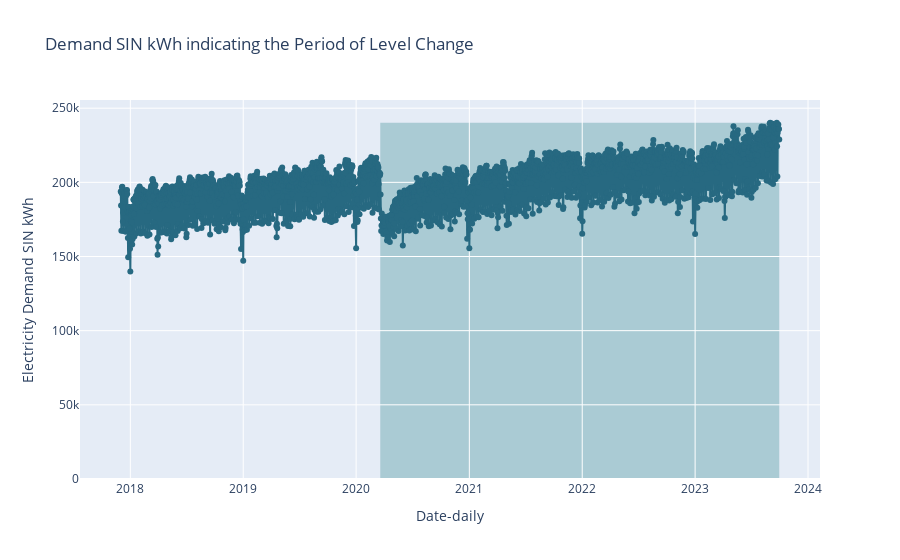

Notebook code cell kept with this figure:
### Code cell
import plotly.graph_objects as go

# Crear el gráfico de línea
trace1 = go.Scatter(
    x=df['FECHA'],
    y=df['Demanda_SIN'],
    mode='lines+markers',
    line=dict(shape='linear', color='#276981'),
    name='Demanda_SIN'
)

# Crear el rectángulo sombreado para el área de Cambio_nivel
fig = go.Figure(data=[trace1])

# Filtrar el DataFrame para obtener solo las fechas con Cambio_nivel (Cambio_nivel=1)
df_cambio_nivel = df[df['Cambio_nivel'] == 1]

# Agregar el área sombreada para las fechas con Cambio_nivel
fig.add_shape(
    go.layout.Shape(
        type="rect",
        x0=df_cambio_nivel['FECHA'].min(),
        x1=df_cambio_nivel['FECHA'].max(),
        y0=0,
        y1=max(df['Demanda_SIN']),
        fillcolor="rgba(34, 127, 134, 0.3)",  # Cambiar a #227f86
        layer="below",
        line=dict(color="rgba(255, 0, 0, 0)"),
    )
)

# Actualizar el diseño del gráfico
fig.update_layout(
    title="Demand SIN kWh indicating the Period of Level Change",
    legend=dict(
        title='Series',
        orientation='h',
        yanchor='bottom',
        y=1.02,
        xanchor='right',
        x=1
    ),
    xaxis_title='Date-daily',
    yaxis_title='Electricity Demand SIN kWh',
)

# Mostrar el gráfico interactivo
fig.show()

### Figure 1 — Plotly figure (JSON) as saved in the notebook; plotly's stock layout.template omitted (floating-point values rounded to 4 significant figures; data arrays with more than 128 entries replaced by an {"elided": "..."} marker saying what was removed)
{"data": [{"line": {"color": "#276981", "shape": "linear"}, "mode": "lines+markers", "name": "Demanda_SIN", "type": "scatter", "x": {"elided": "2130 str values"}, "y": {"elided": "2130 float values"}}], "layout": {"legend": {"orientation": "h", "title": {"text": "Series"}, "x": 1, "xanchor": "right", "y": 1.02, "yanchor": "bottom"}, "shapes": [{"fillcolor": "rgba(34, 127, 134, 0.3)", "layer": "below", "line": {"color": "rgba(255, 0, 0, 0)"}, "type": "rect", "x0": "2020-03-19T00:00:00", "x1": "2023-09-30T00:00:00", "y0": 0, "y1": 240200.0}], "title": {"text": "Demand SIN kWh indicating the Period of Level Change"}, "xaxis": {"title": {"text": "Date-daily"}}, "yaxis": {"title": {"text": "Electricity Demand SIN kWh"}}}}
